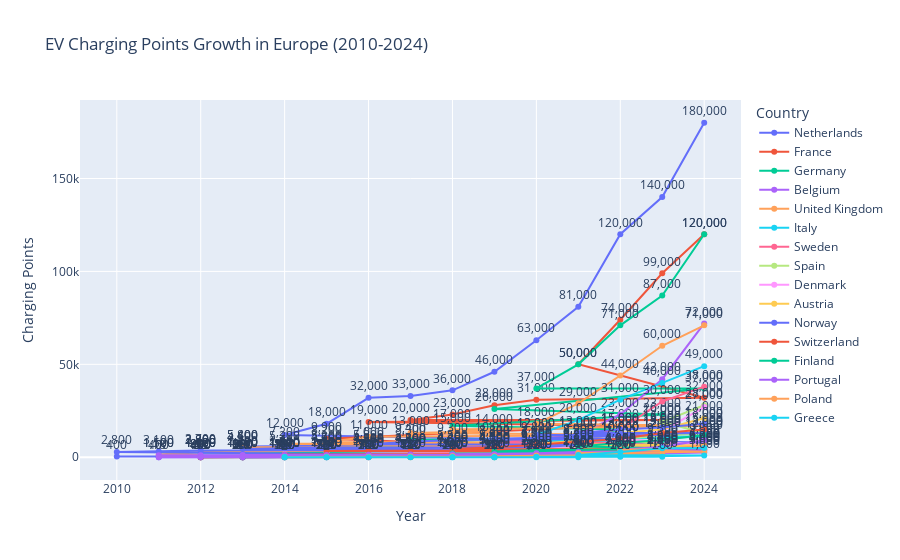

Notebook code cell kept with this figure:
### Code cell
# List of European countries
Europe = [
    'Austria', 'Belgium', 'Bulgaria', 'Croatia', 'Cyprus', 'Czech Republic',
    'Denmark', 'Estonia', 'Finland', 'France', 'Germany', 'Greece', 'Hungary',
    'Ireland', 'Italy', 'Latvia', 'Lithuania', 'Luxembourg', 'Malta',
    'Netherlands', 'Norway', 'Poland', 'Portugal', 'Romania', 'Slovakia',
    'Slovenia', 'Spain', 'Sweden', 'Switzerland', 'United Kingdom'
]

# Filter for charging points in all European countries
df_europe_charging = df[
    (df['unit'] == 'charging points') &
    (df['region_country'].isin(Europe))
].copy()

# Add a text label column for data labels
df_europe_charging['text_label'] = df_europe_charging['value'].apply(lambda x: f"{int(x):,}")

# Plot charging points trend with markers and data labels
fig = px.line(
    df_europe_charging,
    x='year',
    y='value',
    color='region_country',
    markers=True,
    text='text_label',  # display the data labels
    title='EV Charging Points Growth in Europe (2010-2024)',
    labels={'value': 'Charging Points', 'year': 'Year', 'region_country': 'Country'}
)

# Adjust label position slightly above markers
fig.update_traces(textposition='top center')

fig.show()

### Figure 1 — Plotly figure (JSON) as saved in the notebook; plotly's stock layout.template omitted (floating-point values rounded to 4 significant figures)
{"data": [{"hovertemplate": "Country=Netherlands<br>Year=%{x}<br>Charging Points=%{y}<br>text_label=%{text}<extra></extra>", "legendgroup": "Netherlands", "line": {"color": "#636efa", "dash": "solid"}, "marker": {"symbol": "circle"}, "mode": "lines+markers+text", "name": "Netherlands", "orientation": "v", "showlegend": true, "text": ["180,000", "140,000", "120,000", "81,000", "63,000", "46,000", "36,000", "33,000", "32,000", "18,000", "12,000", "8,000", "5,800", "5,000", "4,500", "2,800", "2,800", "2,300", "1,300", "820", "410", "400", "400", "400", "220", "120", "21", "21"], "textposition": "top center", "type": "scatter", "x": [2024, 2023, 2022, 2021, 2020, 2019, 2018, 2017, 2016, 2015, 2014, 2024, 2013, 2023, 2022, 2012, 2021, 2020, 2019, 2018, 2017, 2010, 2011, 2016, 2015, 2014, 2012, 2013], "xaxis": "x", "y": [180000, 140000, 120000, 81000, 63000, 46000, 36000, 33000, 32000, 18000, 12000, 8000, 5800, 5000, 4500, 2800, 2800, 2300, 1300, 820, 410, 400, 400, 400, 220, 120, 21, 21], "yaxis": "y"}, {"hovertemplate": "Country=France<br>Year=%{x}<br>Charging Points=%{y}<br>text_label=%{text}<extra></extra>", "legendgroup": "France", "line": {"color": "#EF553B", "dash": "solid"}, "marker": {"symbol": "circle"}, "mode": "lines+markers+text", "name": "France", "orientation": "v", "showlegend": true, "text": ["120,000", "99,000", "74,000", "50,000", "32,000", "31,000", "28,000", "23,000", "20,000", "20,000", "19,000", "17,000", "9,900", "4,900", "3,300", "2,700", "2,300", "1,700", "1,700", "1,000", "1,000", "800", "580", "110", "100", "9"], "textposition": "top center", "type": "scatter", "x": [2024, 2023, 2022, 2021, 2024, 2020, 2019, 2018, 2017, 2023, 2016, 2022, 2015, 2021, 2020, 2019, 2018, 2013, 2014, 2016, 2017, 2012, 2015, 2014, 2013, 2012], "xaxis": "x", "y": [120000, 99000, 74000, 50000, 32000, 31000, 28000, 23000, 20000, 20000, 19000, 17000, 9900, 4900, 3300, 2700, 2300, 1700, 1700, 1000, 1000, 800, 580, 110, 100, 9], "yaxis": "y"}, {"hovertemplate": "Country=Germany<br>Year=%{x}<br>Charging Points=%{y}<br>text_label=%{text}<extra></extra>", "legendgroup": "Germany", "line": {"color": "#00cc96", "dash": "solid"}, "marker": {"symbol": "circle"}, "mode": "lines+markers+text", "name": "Germany", "orientation": "v", "showlegend": true, "text": ["120,000", "87,000", "71,000", "50,000", "37,000", "37,000", "26,000", "23,000", "17,000", "15,000", "9,500", "9,400", "6,300", "5,800", "4,600", "3,200", "2,900", "2,600", "2,400", "2,200", "1,700", "1,500", "470", "120", "47", "18"], "textposition": "top center", "type": "scatter", "x": [2024, 2023, 2022, 2021, 2020, 2024, 2019, 2023, 2018, 2022, 2021, 2017, 2020, 2016, 2015, 2019, 2018, 2014, 2013, 2017, 2016, 2012, 2015, 2014, 2013, 2012], "xaxis": "x", "y": [120000, 87000, 71000, 50000, 37000, 37000, 26000, 23000, 17000, 15000, 9500, 9400, 6300, 5800, 4600, 3200, 2900, 2600, 2400, 2200, 1700, 1500, 470, 120, 47, 18], "yaxis": "y"}, {"hovertemplate": "Country=Belgium<br>Year=%{x}<br>Charging Points=%{y}<br>text_label=%{text}<extra></extra>", "legendgroup": "Belgium", "line": {"color": "#ab63fa", "dash": "solid"}, "marker": {"symbol": "circle"}, "mode": "lines+markers+text", "name": "Belgium", "orientation": "v", "showlegend": true, "text": ["72,000", "42,000", "23,000", "12,000", "8,000", "6,100", "2,700", "2,600", "2,000", "1,500", "1,500", "1,300", "1,200", "740", "720", "560", "490", "330", "320", "300", "140", "100", "55", "47"], "textposition": "top center", "type": "scatter", "x": [2024, 2023, 2022, 2021, 2020, 2019, 2018, 2024, 2023, 2016, 2017, 2015, 2022, 2020, 2021, 2014, 2019, 2013, 2018, 2017, 2016, 2015, 2014, 2013], "xaxis": "x", "y": [72000, 42000, 23000, 12000, 8000, 6100, 2700, 2600, 2000, 1500, 1500, 1300, 1200, 740, 720, 560, 490, 330, 320, 300, 140, 100, 55, 47], "yaxis": "y"}, {"hovertemplate": "Country=United Kingdom<br>Year=%{x}<br>Charging Points=%{y}<br>text_label=%{text}<extra></extra>", "legendgroup": "United Kingdom", "line": {"color": "#FFA15A", "dash": "solid"}, "marker": {"symbol": "circle"}, "mode": "lines+markers+text", "name": "United Kingdom", "orientation": "v", "showlegend": true, "text": ["71,000", "60,000", "44,000", "29,000", "18,000", "17,000", "15,000", "14,000", "13,000", "12,000", "11,000", "8,200", "7,800", "7,200", "5,500", "5,400", "4,700", "2,800", "1,500", "1,100", "1,100", "920", "780", "540", "250", "80"], "textposition": "top center", "type": "scatter", "x": [2024, 2023, 2022, 2021, 2020, 2024, 2018, 2019, 2017, 2023, 2016, 2015, 2022, 2014, 2021, 2013, 2020, 2012, 2011, 2018, 2019, 2017, 2016, 2015, 2014, 2013], "xaxis": "x", "y": [71000, 60000, 44000, 29000, 18000, 17000, 15000, 14000, 13000, 12000, 11000, 8200, 7800, 7200, 5500, 5400, 4700, 2800, 1500, 1100, 1100, 920, 780, 540, 250, 80], "yaxis": "y"}, {"hovertemplate": "Country=Italy<br>Year=%{x}<br>Charging Points=%{y}<br>text_label=%{text}<extra></extra>", "legendgroup": "Italy", "line": {"color": "#19d3f3", "dash": "solid"}, "marker": {"symbol": "circle"}, "mode": "lines+markers+text", "name": "Italy", "orientation": "v", "showlegend": true, "text": ["49,000", "40,000", "31,000", "20,000", "12,000", "11,000", "8,300", "8,100", "7,000", "2,900", "2,400", "2,300", "2,200", "1,700", "1,500", "1,400", "1,400", "1,400", "1,100", "700", "460", "170", "70", "10"], "textposition": "top center", "type": "scatter", "x": [2024, 2023, 2022, 2021, 2020, 2024, 2019, 2023, 2022, 2018, 2017, 2016, 2021, 2015, 2020, 2012, 2013, 2014, 2019, 2018, 2017, 2016, 2015, 2014], "xaxis": "x", "y": [49000, 40000, 31000, 20000, 12000, 11000, 8300, 8100, 7000, 2900, 2400, 2300, 2200, 1700, 1500, 1400, 1400, 1400, 1100, 700, 460, 170, 70, 10], "yaxis": "y"}, {"hovertemplate": "Country=Sweden<br>Year=%{x}<br>Charging Points=%{y}<br>text_label=%{text}<extra></extra>", "legendgroup": "Sweden", "line": {"color": "#FF6692", "dash": "solid"}, "marker": {"symbol": "circle"}, "mode": "lines+markers+text", "name": "Sweden", "orientation": "v", "showlegend": true, "text": ["38,000", "30,000", "15,000", "12,000", "9,800", "7,800", "7,800", "6,600", "5,500", "3,400", "2,600", "1,700", "1,700", "1,400", "1,200", "1,100", "1,000", "1,000", "520", "190", "5"], "textposition": "top center", "type": "scatter", "x": [2024, 2023, 2022, 2021, 2020, 2019, 2023, 2024, 2018, 2017, 2022, 2016, 2021, 2020, 2019, 2015, 2014, 2018, 2016, 2017, 2013], "xaxis": "x", "y": [38000, 30000, 15000, 12000, 9800, 7800, 7800, 6600, 5500, 3400, 2600, 1700, 1700, 1400, 1200, 1100, 1000, 1000, 520, 190, 5], "yaxis": "y"}, {"hovertemplate": "Country=Spain<br>Year=%{x}<br>Charging Points=%{y}<br>text_label=%{text}<extra></extra>", "legendgroup": "Spain", "line": {"color": "#B6E880", "dash": "solid"}, "marker": {"symbol": "circle"}, "mode": "lines+markers+text", "name": "Spain", "orientation": "v", "showlegend": true, "text": ["28,000", "19,000", "13,000", "10,000", "6,600", "6,000", "5,600", "4,500", "4,400", "4,300", "3,300", "2,700", "2,700", "2,200", "1,400", "800", "800", "440", "440", "400", "360", "240", "110", "91"], "textposition": "top center", "type": "scatter", "x": [2024, 2023, 2024, 2022, 2023, 2020, 2021, 2019, 2018, 2017, 2016, 2020, 2021, 2022, 2015, 2013, 2014, 2017, 2018, 2012, 2016, 2015, 2014, 2013], "xaxis": "x", "y": [28000, 19000, 13000, 10000, 6600, 6000, 5600, 4500, 4400, 4300, 3300, 2700, 2700, 2200, 1400, 800, 800, 440, 440, 400, 360, 240, 110, 91], "yaxis": "y"}, {"hovertemplate": "Country=Denmark<br>Year=%{x}<br>Charging Points=%{y}<br>text_label=%{text}<extra></extra>", "legendgroup": "Denmark", "line": {"color": "#FF97FF", "dash": "solid"}, "marker": {"symbol": "circle"}, "mode": "lines+markers+text", "name": "Denmark", "orientation": "v", "showlegend": true, "text": ["27,000", "14,000", "10,000", "6,400", "4,500", "4,300", "4,200", "4,200", "3,000", "2,100", "1,600", "1,400", "990", "900", "890", "870", "460", "400", "390", "340", "300", "110", "56"], "textposition": "top center", "type": "scatter", "x": [2024, 2023, 2022, 2024, 2019, 2018, 2016, 2017, 2023, 2015, 2014, 2022, 2013, 2012, 2021, 2020, 2019, 2018, 2017, 2016, 2015, 2014, 2013], "xaxis": "x", "y": [27000, 14000, 10000, 6400, 4500, 4300, 4200, 4200, 3000, 2100, 1600, 1400, 990, 900, 890, 870, 460, 400, 390, 340, 300, 110, 56], "yaxis": "y"}, {"hovertemplate": "Country=Austria<br>Year=%{x}<br>Charging Points=%{y}<br>text_label=%{text}<extra></extra>", "legendgroup": "Austria", "line": {"color": "#FECB52", "dash": "solid"}, "marker": {"symbol": "circle"}, "mode": "lines+markers+text", "name": "Austria", "orientation": "v", "showlegend": true, "text": ["21,000", "15,000", "13,000", "8,900", "7,100", "6,300", "3,700", "3,600", "1,500", "1,500", "22"], "textposition": "top center", "type": "scatter", "x": [2024, 2023, 2022, 2021, 2020, 2024, 2019, 2023, 2020, 2021, 2019], "xaxis": "x", "y": [21000, 15000, 13000, 8900, 7100, 6300, 3700, 3600, 1500, 1500, 22], "yaxis": "y"}, {"hovertemplate": "Country=Norway<br>Year=%{x}<br>Charging Points=%{y}<br>text_label=%{text}<extra></extra>", "legendgroup": "Norway", "line": {"color": "#636efa", "dash": "solid"}, "marker": {"symbol": "circle"}, "mode": "lines+markers+text", "name": "Norway", "orientation": "v", "showlegend": true, "text": ["18,000", "16,000", "15,000", "13,000", "13,000", "12,000", "12,000", "10,000", "10,000", "9,300", "8,300", "7,000", "6,700", "5,300", "5,200", "5,200", "4,500", "4,000", "3,700", "3,100", "2,800", "1,200", "920", "500", "330", "110", "96", "58", "18"], "textposition": "top center", "type": "scatter", "x": [2024, 2023, 2022, 2021, 2024, 2020, 2023, 2019, 2022, 2018, 2017, 2016, 2021, 2020, 2014, 2015, 2013, 2019, 2012, 2011, 2010, 2018, 2017, 2016, 2015, 2014, 2013, 2012, 2011], "xaxis": "x", "y": [18000, 16000, 15000, 13000, 13000, 12000, 12000, 10000, 10000, 9300, 8300, 7000, 6700, 5300, 5200, 5200, 4500, 4000, 3700, 3100, 2800, 1200, 920, 500, 330, 110, 96, 58, 18], "yaxis": "y"}, {"hovertemplate": "Country=Switzerland<br>Year=%{x}<br>Charging Points=%{y}<br>text_label=%{text}<extra></extra>", "legendgroup": "Switzerland", "line": {"color": "#EF553B", "dash": "solid"}, "marker": {"symbol": "circle"}, "mode": "lines+markers+text", "name": "Switzerland", "orientation": "v", "showlegend": true, "text": ["15,000", "13,000", "10,000", "8,200", "6,700", "5,400", "4,400", "4,200", "3,500", "3,500", "3,400", "2,800", "2,200", "1,900", "1,300", "1,000", "920", "740", "600", "580", "400", "350", "260", "99", "27", "4"], "textposition": "top center", "type": "scatter", "x": [2024, 2023, 2022, 2021, 2020, 2019, 2018, 2024, 2016, 2017, 2015, 2023, 2022, 2021, 2014, 2020, 2019, 2018, 2013, 2017, 2012, 2016, 2015, 2014, 2013, 2012], "xaxis": "x", "y": [15000, 13000, 10000, 8200, 6700, 5400, 4400, 4200, 3500, 3500, 3400, 2800, 2200, 1900, 1300, 1000, 920, 740, 600, 580, 400, 350, 260, 99, 27, 4], "yaxis": "y"}, {"hovertemplate": "Country=Finland<br>Year=%{x}<br>Charging Points=%{y}<br>text_label=%{text}<extra></extra>", "legendgroup": "Finland", "line": {"color": "#00cc96", "dash": "solid"}, "marker": {"symbol": "circle"}, "mode": "lines+markers+text", "name": "Finland", "orientation": "v", "showlegend": true, "text": ["12,000", "9,300", "7,700", "5,800", "4,400", "3,900", "3,100", "2,900", "2,000", "1,700", "790", "710", "710", "710", "430", "390", "360", "250", "220", "140", "140", "130", "26", "17"], "textposition": "top center", "type": "scatter", "x": [2024, 2023, 2022, 2021, 2024, 2020, 2019, 2023, 2018, 2022, 2021, 2015, 2016, 2017, 2020, 2019, 2014, 2013, 2018, 2016, 2017, 2015, 2014, 2013], "xaxis": "x", "y": [12000, 9300, 7700, 5800, 4400, 3900, 3100, 2900, 2000, 1700, 790, 710, 710, 710, 430, 390, 360, 250, 220, 140, 140, 130, 26, 17], "yaxis": "y"}, {"hovertemplate": "Country=Portugal<br>Year=%{x}<br>Charging Points=%{y}<br>text_label=%{text}<extra></extra>", "legendgroup": "Portugal", "line": {"color": "#ab63fa", "dash": "solid"}, "marker": {"symbol": "circle"}, "mode": "lines+markers+text", "name": "Portugal", "orientation": "v", "showlegend": true, "text": ["9,300", "5,600", "4,000", "3,800", "3,800", "2,800", "2,200", "1,600", "1,600", "1,600", "1,500", "1,400", "1,300", "1,200", "1,200", "1,200", "1,100", "1,100", "720", "360", "180", "150", "41", "22", "17", "17", "7", "6"], "textposition": "top center", "type": "scatter", "x": [2024, 2023, 2022, 2023, 2024, 2021, 2020, 2018, 2019, 2022, 2017, 2021, 2016, 2013, 2014, 2015, 2011, 2012, 2020, 2019, 2018, 2017, 2016, 2015, 2013, 2014, 2012, 2011], "xaxis": "x", "y": [9300, 5600, 4000, 3800, 3800, 2800, 2200, 1600, 1600, 1600, 1500, 1400, 1300, 1200, 1200, 1200, 1100, 1100, 720, 360, 180, 150, 41, 22, 17, 17, 7, 6], "yaxis": "y"}, {"hovertemplate": "Country=Poland<br>Year=%{x}<br>Charging Points=%{y}<br>text_label=%{text}<extra></extra>", "legendgroup": "Poland", "line": {"color": "#FFA15A", "dash": "solid"}, "marker": {"symbol": "circle"}, "mode": "lines+markers+text", "name": "Poland", "orientation": "v", "showlegend": true, "text": ["6,200", "4,400", "4,000", "3,000", "2,300", "1,500", "1,500", "1,000", "530", "520", "520", "490", "410", "290", "290", "120", "120", "110", "43", "12", "8", "4"], "textposition": "top center", "type": "scatter", "x": [2024, 2023, 2022, 2024, 2021, 2021, 2023, 2020, 2019, 2020, 2022, 2018, 2017, 2015, 2016, 2014, 2019, 2018, 2017, 2016, 2015, 2014], "xaxis": "x", "y": [6200, 4400, 4000, 3000, 2300, 1500, 1500, 1000, 530, 520, 520, 490, 410, 290, 290, 120, 120, 110, 43, 12, 8, 4], "yaxis": "y"}, {"hovertemplate": "Country=Greece<br>Year=%{x}<br>Charging Points=%{y}<br>text_label=%{text}<extra></extra>", "legendgroup": "Greece", "line": {"color": "#19d3f3", "dash": "solid"}, "marker": {"symbol": "circle"}, "mode": "lines+markers+text", "name": "Greece", "orientation": "v", "showlegend": true, "text": ["5,000", "4,900", "2,800", "1,200", "1,000", "280", "260", "220", "120", "63", "31", "28", "22", "15", "14", "8", "2", "2", "1", "1"], "textposition": "top center", "type": "scatter", "x": [2024, 2023, 2022, 2021, 2024, 2022, 2023, 2020, 2014, 2019, 2018, 2021, 2017, 2016, 2015, 2020, 2014, 2015, 2018, 2019], "xaxis": "x", "y": [5000, 4900, 2800, 1200, 1000, 280, 260, 220, 120, 63, 31, 28, 22, 15, 14, 8, 2, 2, 1, 1], "yaxis": "y"}], "layout": {"legend": {"title": {"text": "Country"}, "tracegroupgap": 0}, "title": {"text": "EV Charging Points Growth in Europe (2010-2024)"}, "xaxis": {"anchor": "y", "domain": [0, 1], "title": {"text": "Year"}}, "yaxis": {"anchor": "x", "domain": [0, 1], "title": {"text": "Charging Points"}}}}
